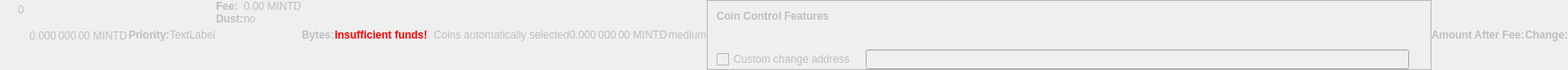
    <widget class="QWidget" name="dummyHideWidget" native="true">
     <property name="enabled">
      <bool>false</bool>
     </property>
     <property name="maximumSize">
      <size>
       <width>100</width>
       <height>16</height>
      </size>
     </property>
     <layout class="QHBoxLayout" name="dummyHideLayout">
      <property name="spacing">
       <number>0</number>
      </property>
      <property name="leftMargin">
       <number>0</number>
      </property>
      <property name="topMargin">
       <number>0</number>
      </property>
      <property name="rightMargin">
       <number>0</number>
      </property>
      <property name="bottomMargin">
       <number>0</number>
      </property>
      <item>
       <layout class="QFormLayout" name="formLayoutCoinControl1">
        <property name="horizontalSpacing">
         <number>10</number>
        </property>
        <property name="verticalSpacing">
         <number>14</number>
        </property>
        <property name="leftMargin">
         <number>10</number>
        </property>
        <property name="topMargin">
         <number>4</number>
        </property>
        <property name="rightMargin">
         <number>6</number>
        </property>
        <item row="0" column="1">
         <widget class="QLabel" name="labelCoinControlBytes">
          <property name="cursor">
           <cursorShape>IBeamCursor</cursorShape>
          </property>
          <property name="contextMenuPolicy">
           <enum>Qt::ActionsContextMenu</enum>
          </property>
          <property name="text">
           <string notr="true">0</string>
          </property>
          <property name="textInteractionFlags">
           <set>Qt::LinksAccessibleByMouse|Qt::TextSelectableByKeyboard|Qt::TextSelectableByMouse</set>
          </property>
         </widget>
        </item>
       </layout>
      </item>
      <item>
       <widget class="QLabel" name="labelCoinControlAfterFee">
        <property name="enabled">
         <bool>false</bool>
        </property>
        <property name="sizePolicy">
         <sizepolicy hsizetype="Fixed" vsizetype="Fixed">
          <horstretch>0</horstretch>
          <verstretch>0</verstretch>
         </sizepolicy>
        </property>
        <property name="minimumSize">
         <size>
          <width>111</width>
          <height>12</height>
         </size>
        </property>
        <property name="maximumSize">
         <size>
          <width>111</width>
          <height>12</height>
         </size>
        </property>
        <property name="cursor">
         <cursorShape>IBeamCursor</cursorShape>
        </property>
        <property name="contextMenuPolicy">
         <enum>Qt::ActionsContextMenu</enum>
        </property>
        <property name="text">
         <string notr="true">0.000 000 00 MINTD</string>
        </property>
        <property name="textInteractionFlags">
         <set>Qt::LinksAccessibleByMouse|Qt::TextSelectableByKeyboard|Qt::TextSelectableByMouse</set>
        </property>
       </widget>
      </item>
      <item>
       <widget class="QLabel" name="labelCoinControlPriorityText">
        <property name="enabled">
         <bool>false</bool>
        </property>
        <property name="font">
         <font>
          <weight>75</weight>
          <bold>true</bold>
         </font>
        </property>
        <property name="text">
         <string>Priority:</string>
        </property>
       </widget>
      </item>
      <item>
       <layout class="QHBoxLayout" name="horizontalLayout">
        <item>
         <widget class="QLabel" name="WarningLabel">
          <property name="text">
           <string>TextLabel</string>
          </property>
         </widget>
        </item>
       </layout>
      </item>
      <item>
       <layout class="QFormLayout" name="formLayoutCoinControl3">
        <property name="horizontalSpacing">
         <number>0</number>
        </property>
        <property name="verticalSpacing">
         <number>0</number>
        </property>
        <property name="leftMargin">
         <number>0</number>
        </property>
        <property name="topMargin">
         <number>0</number>
        </property>
        <property name="rightMargin">
         <number>0</number>
        </property>
        <item row="0" column="0">
         <widget class="QLabel" name="labelCoinControlFeeText">
          <property name="enabled">
           <bool>false</bool>
          </property>
          <property name="font">
           <font>
            <weight>75</weight>
            <bold>true</bold>
           </font>
          </property>
          <property name="text">
           <string>Fee:</string>
          </property>
          <property name="margin">
           <number>0</number>
          </property>
         </widget>
        </item>
        <item row="0" column="1">
         <widget class="QLabel" name="labelCoinControlFee">
          <property name="enabled">
           <bool>false</bool>
          </property>
          <property name="cursor">
           <cursorShape>IBeamCursor</cursorShape>
          </property>
          <property name="contextMenuPolicy">
           <enum>Qt::ActionsContextMenu</enum>
          </property>
          <property name="text">
           <string notr="true">0.00 MINTD</string>
          </property>
          <property name="textInteractionFlags">
           <set>Qt::LinksAccessibleByMouse|Qt::TextSelectableByKeyboard|Qt::TextSelectableByMouse</set>
          </property>
         </widget>
        </item>
        <item row="1" column="0">
         <widget class="QLabel" name="labelCoinControlLowOutputText">
          <property name="enabled">
           <bool>false</bool>
          </property>
          <property name="font">
           <font>
            <weight>75</weight>
            <bold>true</bold>
           </font>
          </property>
          <property name="text">
           <string>Dust:</string>
          </property>
         </widget>
        </item>
        <item row="1" column="1">
         <widget class="QLabel" name="labelCoinControlLowOutput">
          <property name="enabled">
           <bool>false</bool>
          </property>
          <property name="cursor">
           <cursorShape>IBeamCursor</cursorShape>
          </property>
          <property name="contextMenuPolicy">
           <enum>Qt::ActionsContextMenu</enum>
          </property>
          <property name="text">
           <string>no</string>
          </property>
          <property name="textInteractionFlags">
           <set>Qt::LinksAccessibleByMouse|Qt::TextSelectableByKeyboard|Qt::TextSelectableByMouse</set>
          </property>
         </widget>
        </item>
       </layout>
      </item>
      <item>
       <widget class="QLabel" name="labelCoinControlBytesText">
        <property name="enabled">
         <bool>false</bool>
        </property>
        <property name="font">
         <font>
          <weight>75</weight>
          <bold>true</bold>
         </font>
        </property>
        <property name="text">
         <string>Bytes:</string>
        </property>
       </widget>
      </item>
      <item>
       <layout class="QFormLayout" name="formLayoutCoinControl2">
        <property name="horizontalSpacing">
         <number>0</number>
        </property>
        <property name="verticalSpacing">
         <number>0</number>
        </property>
        <property name="leftMargin">
         <number>0</number>
        </property>
        <property name="topMargin">
         <number>0</number>
        </property>
        <property name="rightMargin">
         <number>0</number>
        </property>
       </layout>
      </item>
      <item>
       <layout class="QHBoxLayout" name="horizontalLayoutCoinControl2">
        <property name="spacing">
         <number>0</number>
        </property>
        <property name="bottomMargin">
         <number>0</number>
        </property>
       </layout>
      </item>
      <item>
       <widget class="QLabel" name="labelCoinControlInsuffFunds">
        <property name="enabled">
         <bool>false</bool>
        </property>
        <property name="minimumSize">
         <size>
          <width>0</width>
          <height>0</height>
         </size>
        </property>
        <property name="font">
         <font>
          <weight>75</weight>
          <bold>true</bold>
         </font>
        </property>
        <property name="styleSheet">
         <string notr="true">color:red;font-weight:bold;</string>
        </property>
        <property name="text">
         <string>Insufficient funds!</string>
        </property>
        <property name="margin">
         <number>5</number>
        </property>
       </widget>
      </item>
      <item>
       <layout class="QFormLayout" name="formLayoutCoinControl4">
        <property name="horizontalSpacing">
         <number>0</number>
        </property>
        <property name="verticalSpacing">
         <number>0</number>
        </property>
        <property name="leftMargin">
         <number>0</number>
        </property>
        <property name="topMargin">
         <number>0</number>
        </property>
        <property name="rightMargin">
         <number>0</number>
        </property>
       </layout>
      </item>
      <item>
       <widget class="QLabel" name="labelCoinControlChangeLabel">
        <property name="enabled">
         <bool>false</bool>
        </property>
        <property name="sizePolicy">
         <sizepolicy hsizetype="Preferred" vsizetype="Expanding">
          <horstretch>0</horstretch>
          <verstretch>0</verstretch>
         </sizepolicy>
        </property>
        <property name="minimumSize">
         <size>
          <width>0</width>
          <height>0</height>
         </size>
        </property>
        <property name="text">
         <string/>
        </property>
        <property name="margin">
         <number>3</number>
        </property>
       </widget>
      </item>
      <item>
       <widget class="QLabel" name="labelCoinControlAutomaticallySelected">
        <property name="enabled">
         <bool>false</bool>
        </property>
        <property name="sizePolicy">
         <sizepolicy hsizetype="Fixed" vsizetype="Fixed">
          <horstretch>0</horstretch>
          <verstretch>0</verstretch>
         </sizepolicy>
        </property>
        <property name="minimumSize">
         <size>
          <width>0</width>
          <height>0</height>
         </size>
        </property>
        <property name="maximumSize">
         <size>
          <width>240</width>
          <height>16777215</height>
         </size>
        </property>
        <property name="text">
         <string>Coins automatically selected</string>
        </property>
        <property name="margin">
         <number>5</number>
        </property>
       </widget>
      </item>
      <item>
       <widget class="QLabel" name="labelCoinControlChange">
        <property name="enabled">
         <bool>false</bool>
        </property>
        <property name="sizePolicy">
         <sizepolicy hsizetype="Fixed" vsizetype="Fixed">
          <horstretch>0</horstretch>
          <verstretch>0</verstretch>
         </sizepolicy>
        </property>
        <property name="minimumSize">
         <size>
          <width>111</width>
          <height>0</height>
         </size>
        </property>
        <property name="maximumSize">
         <size>
          <width>111</width>
          <height>16777215</height>
         </size>
        </property>
        <property name="cursor">
         <cursorShape>IBeamCursor</cursorShape>
        </property>
        <property name="contextMenuPolicy">
         <enum>Qt::ActionsContextMenu</enum>
        </property>
        <property name="text">
         <string notr="true">0.000 000 00 MINTD</string>
        </property>
        <property name="textInteractionFlags">
         <set>Qt::LinksAccessibleByMouse|Qt::TextSelectableByKeyboard|Qt::TextSelectableByMouse</set>
        </property>
       </widget>
      </item>
      <item>
       <widget class="QLabel" name="labelCoinControlPriority">
        <property name="enabled">
         <bool>false</bool>
        </property>
        <property name="cursor">
         <cursorShape>IBeamCursor</cursorShape>
        </property>
        <property name="contextMenuPolicy">
         <enum>Qt::ActionsContextMenu</enum>
        </property>
        <property name="text">
         <string>medium</string>
        </property>
        <property name="textInteractionFlags">
         <set>Qt::LinksAccessibleByMouse|Qt::TextSelectableByKeyboard|Qt::TextSelectableByMouse</set>
        </property>
       </widget>
      </item>
      <item>
       <widget class="QFrame" name="frameCoinControl">
        <property name="sizePolicy">
         <sizepolicy hsizetype="Expanding" vsizetype="Expanding">
          <horstretch>0</horstretch>
          <verstretch>0</verstretch>
         </sizepolicy>
        </property>
        <property name="maximumSize">
         <size>
          <width>16777215</width>
          <height>16777215</height>
         </size>
        </property>
        <property name="frameShape">
         <enum>QFrame::StyledPanel</enum>
        </property>
        <property name="frameShadow">
         <enum>QFrame::Sunken</enum>
        </property>
        <layout class="QVBoxLayout" name="verticalLayoutCoinControl2_2">
         <property name="spacing">
          <number>0</number>
         </property>
         <property name="leftMargin">
          <number>0</number>
         </property>
         <property name="topMargin">
          <number>0</number>
         </property>
         <property name="rightMargin">
          <number>0</number>
         </property>
         <property name="bottomMargin">
          <number>0</number>
         </property>
         <item>
          <layout class="QVBoxLayout" name="verticalLayoutCoinControl" stretch="0,0,0,1">
           <property name="spacing">
            <number>0</number>
           </property>
           <property name="leftMargin">
            <number>10</number>
           </property>
           <property name="topMargin">
            <number>10</number>
           </property>
           <item>
            <layout class="QHBoxLayout" name="horizontalLayoutCoinControl1">
             <property name="bottomMargin">
              <number>15</number>
             </property>
             <item>
              <widget class="QLabel" name="labelCoinControlFeatures">
               <property name="enabled">
                <bool>false</bool>
               </property>
               <property name="sizePolicy">
                <sizepolicy hsizetype="Preferred" vsizetype="Maximum">
                 <horstretch>0</horstretch>
                 <verstretch>0</verstretch>
                </sizepolicy>
               </property>
               <property name="font">
                <font>
                 <weight>75</weight>
                 <bold>true</bold>
                </font>
               </property>
               <property name="styleSheet">
                <string notr="true">font-weight:bold;</string>
               </property>
               <property name="text">
                <string>Coin Control Features</string>
               </property>
              </widget>
             </item>
            </layout>
           </item>
           <item>
            <widget class="QWidget" name="widgetCoinControl" native="true">
             <property name="sizePolicy">
              <sizepolicy hsizetype="Preferred" vsizetype="Preferred">
               <horstretch>0</horstretch>
               <verstretch>0</verstretch>
              </sizepolicy>
             </property>
             <property name="minimumSize">
              <size>
               <width>0</width>
               <height>0</height>
              </size>
             </property>
             <property name="styleSheet">
              <string notr="true"/>
             </property>
             <layout class="QHBoxLayout" name="horizontalLayoutCoinControl5_2">
              <property name="leftMargin">
               <number>0</number>
              </property>
              <property name="topMargin">
               <number>0</number>
              </property>
              <property name="rightMargin">
               <number>0</number>
              </property>
              <property name="bottomMargin">
               <number>0</number>
              </property>
              <item>
               <layout class="QHBoxLayout" name="horizontalLayoutCoinControl3">
                <property name="spacing">
                 <number>20</number>
                </property>
                <property name="topMargin">
                 <number>0</number>
                </property>
                <property name="bottomMargin">
                 <number>10</number>
                </property>
               </layout>
              </item>
             </layout>
            </widget>
           </item>
           <item>
            <layout class="QHBoxLayout" name="horizontalLayoutCoinControl4" stretch="0,0,0">
             <property name="spacing">
              <number>12</number>
             </property>
             <property name="sizeConstraint">
              <enum>QLayout::SetDefaultConstraint</enum>
             </property>
             <property name="topMargin">
              <number>5</number>
             </property>
             <property name="rightMargin">
              <number>5</number>
             </property>
             <item>
              <widget class="QCheckBox" name="checkBoxCoinControlChange">
               <property name="enabled">
                <bool>false</bool>
               </property>
               <property name="toolTip">
                <string>If this is activated, but the change address is empty or invalid, change will be sent to a newly generated address.</string>
               </property>
               <property name="text">
                <string>Custom change address</string>
               </property>
              </widget>
             </item>
             <item>
              <widget class="QValidatedLineEdit" name="lineEditCoinControlChange">
               <property name="enabled">
                <bool>false</bool>
               </property>
               <property name="sizePolicy">
                <sizepolicy hsizetype="Expanding" vsizetype="Fixed">
                 <horstretch>0</horstretch>
                 <verstretch>0</verstretch>
                </sizepolicy>
               </property>
              </widget>
             </item>
             <item>
              <widget class="QLabel" name="labelCoinControlChangeLabel_2">
               <property name="sizePolicy">
                <sizepolicy hsizetype="Preferred" vsizetype="Expanding">
                 <horstretch>0</horstretch>
                 <verstretch>0</verstretch>
                </sizepolicy>
               </property>
               <property name="minimumSize">
                <size>
                 <width>0</width>
                 <height>0</height>
                </size>
               </property>
               <property name="text">
                <string/>
               </property>
               <property name="margin">
                <number>3</number>
               </property>
              </widget>
             </item>
            </layout>
           </item>
           <item>
            <spacer name="verticalSpacerCoinControl">
             <property name="orientation">
              <enum>Qt::Vertical</enum>
             </property>
             <property name="sizeHint" stdset="0">
              <size>
               <width>800</width>
               <height>1</height>
              </size>
             </property>
            </spacer>
           </item>
          </layout>
         </item>
        </layout>
       </widget>
      </item>
      <item>
       <widget class="QLabel" name="labelCoinControlAfterFeeText">
        <property name="enabled">
         <bool>false</bool>
        </property>
        <property name="minimumSize">
         <size>
          <width>0</width>
          <height>0</height>
         </size>
        </property>
        <property name="maximumSize">
         <size>
          <width>16777215</width>
          <height>16777215</height>
         </size>
        </property>
        <property name="font">
         <font>
          <weight>75</weight>
          <bold>true</bold>
         </font>
        </property>
        <property name="text">
         <string>Amount After Fee:</string>
        </property>
        <property name="alignment">
         <set>Qt::AlignLeading|Qt::AlignLeft|Qt::AlignVCenter</set>
        </property>
        <property name="margin">
         <number>0</number>
        </property>
       </widget>
      </item>
      <item>
       <widget class="QLabel" name="labelCoinControlChangeText">
        <property name="enabled">
         <bool>false</bool>
        </property>
        <property name="sizePolicy">
         <sizepolicy hsizetype="Preferred" vsizetype="Preferred">
          <horstretch>0</horstretch>
          <verstretch>0</verstretch>
         </sizepolicy>
        </property>
        <property name="minimumSize">
         <size>
          <width>0</width>
          <height>0</height>
         </size>
        </property>
        <property name="maximumSize">
         <size>
          <width>16777215</width>
          <height>16777215</height>
         </size>
        </property>
        <property name="font">
         <font>
          <weight>75</weight>
          <bold>true</bold>
         </font>
        </property>
        <property name="text">
         <string>Change:</string>
        </property>
        <property name="alignment">
         <set>Qt::AlignLeading|Qt::AlignLeft|Qt::AlignVCenter</set>
        </property>
       </widget>
      </item>
     </layout>
    </widget>
